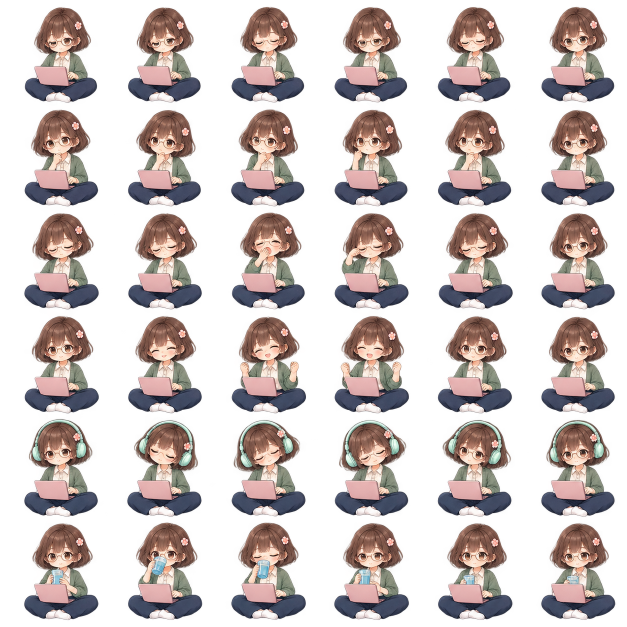
#> input picture test-assets/custom-pets/source/office-girl-stable-imagegen.png, 1254 x 1254 px (shown at 1/2 size)
$ python align-office-girl.py
#> lines starting #> are read from the running program, lines starting #| are printed output that depends on the picture
"""User-approved translation-only registration of the imagegen test atlas.

Run from repository root. Preserves original pixels, alpha and proportions.
All 36 cells share a foot baseline and lower-body center; never resize poses.
"""
from pathlib import Path
from PIL import Image

directory = Path(__file__).resolve().parent
source = Image.open(directory / "source/office-girl-stable-imagegen.png").convert("RGBA")
#> source is the input picture: PIL image 1254x1254 RGBA; mean R, G, B, A 70.2, 58.3, 56.3, 107.5
edges = [0, 209, 418, 624, 831, 1040, 1254]
output = Image.new("RGBA", (1536, 1536))
#> output: PIL image 1536x1536 RGBA; every value is 0
for row in range(6):
    for column in range(6):
        cell = source.crop((column * 209, edges[row], (column + 1) * 209, edges[row + 1]))
        mask = cell.getchannel("A").point(lambda value: 255 if value > 20 else 0)
        lower_top = int(cell.height * 0.75)
        lower = mask.crop((0, lower_top, cell.width, cell.height)).getbbox()
        assert lower is not None
        center = (lower[0] + lower[2]) / 2
        baseline = lower_top + lower[3]
        x, y = round(128 - center), 228 - baseline
        bounds = mask.getbbox()
        assert bounds and bounds[0] + x >= 0 and bounds[2] + x <= 256
        assert bounds[1] + y >= 0 and bounds[3] + y <= 256
        output.alpha_composite(cell, (column * 256 + x, row * 256 + y))
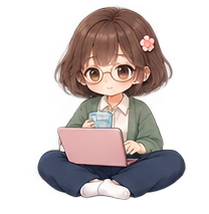
#> cell: PIL image 209x214 RGBA; mean R, G, B, A 65.9, 54.7, 53.2, 103.7; transparent parts drawn white
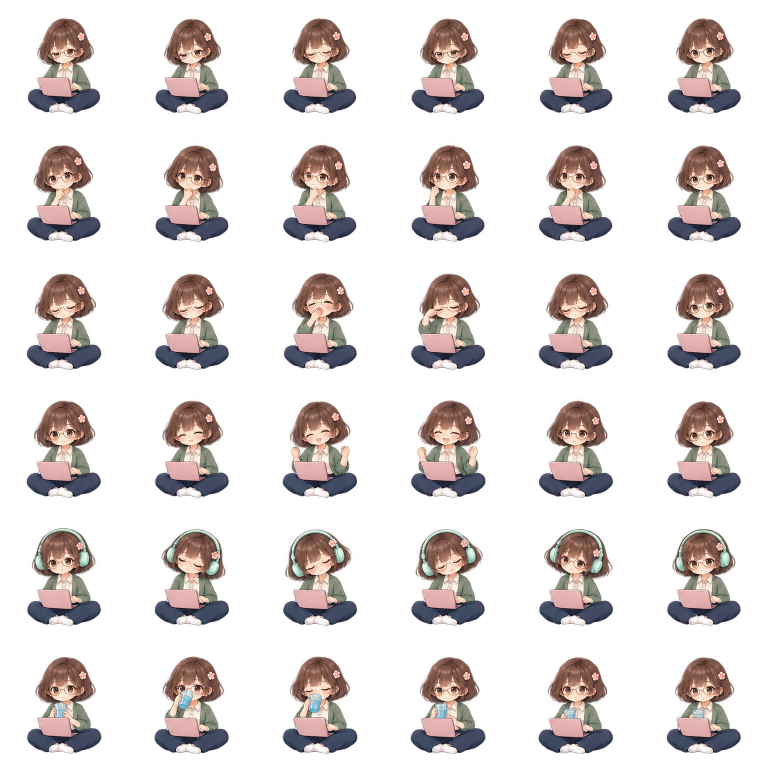
#> output: PIL image 1536x1536 RGBA (shown at 1/2 size); mean R, G, B, A 46.8, 38.8, 37.5, 71.6; transparent parts drawn white
output.save(directory / "office-girl-36frames-stable.png")
print("Aligned 36 frames: 1536 × 1536, fixed x=128 ± 0.5 px, baseline=228 px; no resizing.")
